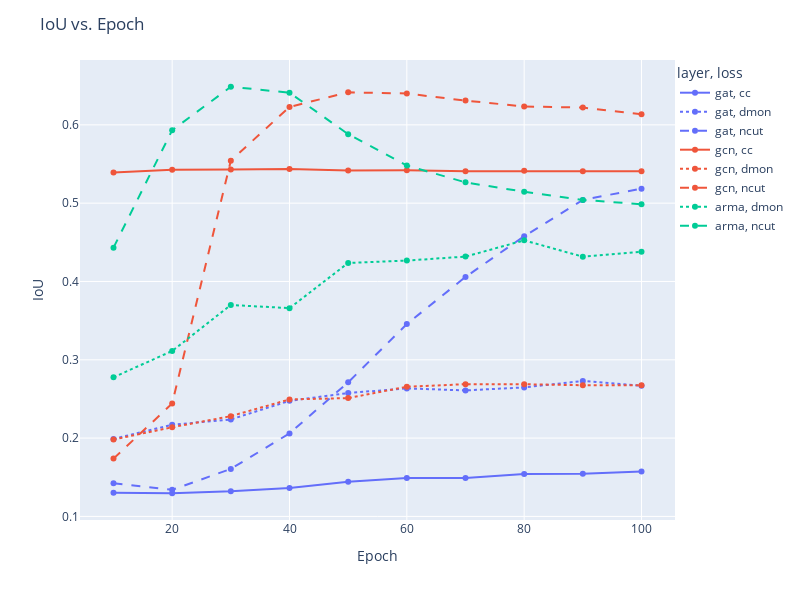

Notebook code cell kept with this figure:
### Markdown cell above
- IoU Vs Epoch

### Code cell
data = results.groupby(['loss','layer','epoch']).mean(numeric_only=True).reset_index()

fig = px.line(
    data,
    x='epoch',
    y='iou',
    color='layer',       # Corresponds to 'hue' in Seaborn
    line_dash='loss',    # Corresponds to 'style' in Seaborn
    markers=True         # Adds markers for data points
)

# Update legend position
fig.update_layout(
    width=800,  # Set figure width (in pixels)
    height=600, # Set figure height (in pixels)
    legend=dict(
        x=1,  # Adjust the x position
        y=1,  # Adjust the y position
        xanchor='left',
        yanchor='top'
    ),
    title="IoU vs. Epoch",
    xaxis_title="Epoch",
    yaxis_title="IoU",
)

### Figure 1 — Plotly figure (JSON) as saved in the notebook; plotly's stock layout.template omitted (floating-point values rounded to 4 significant figures)
{"data": [{"hovertemplate": "layer=gat<br>loss=cc<br>epoch=%{x}<br>iou=%{y}<extra></extra>", "legendgroup": "gat, cc", "line": {"color": "#636efa", "dash": "solid"}, "marker": {"symbol": "circle"}, "mode": "lines+markers", "name": "gat, cc", "orientation": "v", "showlegend": true, "type": "scatter", "x": [10, 20, 30, 40, 50, 60, 70, 80, 90, 100], "xaxis": "x", "y": [0.1302, 0.1296, 0.132, 0.1363, 0.1444, 0.1491, 0.149, 0.1542, 0.1546, 0.1575], "yaxis": "y"}, {"hovertemplate": "layer=gat<br>loss=dmon<br>epoch=%{x}<br>iou=%{y}<extra></extra>", "legendgroup": "gat, dmon", "line": {"color": "#636efa", "dash": "dot"}, "marker": {"symbol": "circle"}, "mode": "lines+markers", "name": "gat, dmon", "orientation": "v", "showlegend": true, "type": "scatter", "x": [10, 20, 30, 40, 50, 60, 70, 80, 90, 100], "xaxis": "x", "y": [0.199, 0.2171, 0.2238, 0.2476, 0.2576, 0.2635, 0.2609, 0.2648, 0.273, 0.2668], "yaxis": "y"}, {"hovertemplate": "layer=gat<br>loss=ncut<br>epoch=%{x}<br>iou=%{y}<extra></extra>", "legendgroup": "gat, ncut", "line": {"color": "#636efa", "dash": "dash"}, "marker": {"symbol": "circle"}, "mode": "lines+markers", "name": "gat, ncut", "orientation": "v", "showlegend": true, "type": "scatter", "x": [10, 20, 30, 40, 50, 60, 70, 80, 90, 100], "xaxis": "x", "y": [0.1423, 0.1339, 0.1607, 0.206, 0.2712, 0.3456, 0.4058, 0.4578, 0.5042, 0.5185], "yaxis": "y"}, {"hovertemplate": "layer=gcn<br>loss=cc<br>epoch=%{x}<br>iou=%{y}<extra></extra>", "legendgroup": "gcn, cc", "line": {"color": "#EF553B", "dash": "solid"}, "marker": {"symbol": "circle"}, "mode": "lines+markers", "name": "gcn, cc", "orientation": "v", "showlegend": true, "type": "scatter", "x": [10, 20, 30, 40, 50, 60, 70, 80, 90, 100], "xaxis": "x", "y": [0.539, 0.5426, 0.543, 0.5435, 0.5417, 0.5419, 0.5408, 0.5413, 0.5409, 0.5409], "yaxis": "y"}, {"hovertemplate": "layer=gcn<br>loss=dmon<br>epoch=%{x}<br>iou=%{y}<extra></extra>", "legendgroup": "gcn, dmon", "line": {"color": "#EF553B", "dash": "dot"}, "marker": {"symbol": "circle"}, "mode": "lines+markers", "name": "gcn, dmon", "orientation": "v", "showlegend": true, "type": "scatter", "x": [10, 20, 30, 40, 50, 60, 70, 80, 90, 100], "xaxis": "x", "y": [0.1982, 0.2138, 0.228, 0.2494, 0.2511, 0.2656, 0.2688, 0.2688, 0.2675, 0.2675], "yaxis": "y"}, {"hovertemplate": "layer=gcn<br>loss=ncut<br>epoch=%{x}<br>iou=%{y}<extra></extra>", "legendgroup": "gcn, ncut", "line": {"color": "#EF553B", "dash": "dash"}, "marker": {"symbol": "circle"}, "mode": "lines+markers", "name": "gcn, ncut", "orientation": "v", "showlegend": true, "type": "scatter", "x": [10, 20, 30, 40, 50, 60, 70, 80, 90, 100], "xaxis": "x", "y": [0.1738, 0.2442, 0.5543, 0.6229, 0.6415, 0.64, 0.6309, 0.6235, 0.6221, 0.6135], "yaxis": "y"}, {"hovertemplate": "layer=arma<br>loss=dmon<br>epoch=%{x}<br>iou=%{y}<extra></extra>", "legendgroup": "arma, dmon", "line": {"color": "#00cc96", "dash": "dot"}, "marker": {"symbol": "circle"}, "mode": "lines+markers", "name": "arma, dmon", "orientation": "v", "showlegend": true, "type": "scatter", "x": [10, 20, 30, 40, 50, 60, 70, 80, 90, 100], "xaxis": "x", "y": [0.2777, 0.3112, 0.37, 0.3659, 0.4237, 0.4267, 0.4318, 0.4525, 0.4316, 0.4379], "yaxis": "y"}, {"hovertemplate": "layer=arma<br>loss=ncut<br>epoch=%{x}<br>iou=%{y}<extra></extra>", "legendgroup": "arma, ncut", "line": {"color": "#00cc96", "dash": "dash"}, "marker": {"symbol": "circle"}, "mode": "lines+markers", "name": "arma, ncut", "orientation": "v", "showlegend": true, "type": "scatter", "x": [10, 20, 30, 40, 50, 60, 70, 80, 90, 100], "xaxis": "x", "y": [0.4432, 0.5931, 0.6487, 0.6411, 0.5881, 0.5481, 0.5266, 0.5145, 0.5041, 0.4987], "yaxis": "y"}], "layout": {"height": 600, "legend": {"title": {"text": "layer, loss"}, "tracegroupgap": 0, "x": 1, "xanchor": "left", "y": 1, "yanchor": "top"}, "margin": {"t": 60}, "title": {"text": "IoU vs. Epoch"}, "width": 800, "xaxis": {"anchor": "y", "domain": [0, 1], "title": {"text": "Epoch"}}, "yaxis": {"anchor": "x", "domain": [0, 1], "title": {"text": "IoU"}}}}
